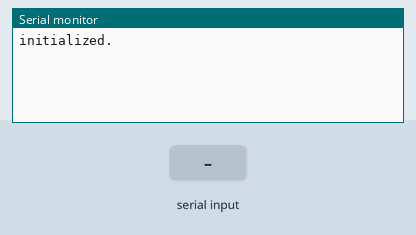
Recording of a sketch running on a simulated Arduino Uno, built with avr-gcc and run on an emulated ATmega328P. On the bench: the last lines printed to the serial monitor. The test bench sets the inputs (shaded band). The modem accepts every AT command (registered, SIM ready, sends succeed) and sends nothing else.

Above: at 1.7 s.
1.8 s: "t" received over Serial
At 2.2 s:
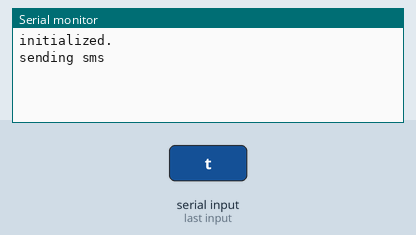
3.3 s: "t" received over the second serial link
At 5.9 s:
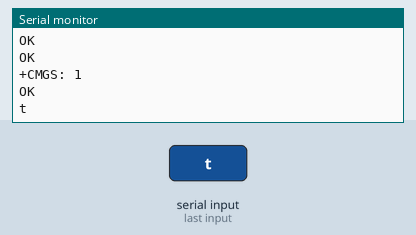
6.3 s: "1" received over the second serial link
At 6.8 s:
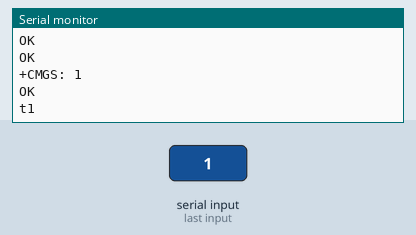

Measured:
- after the input at 1.8 s, the serial monitor: prints a new line at once (image 1)
- after the input at 3.3 s, the serial monitor: prints a new line after 2.1 s (image 2)
- after the input at 6.3 s, the serial monitor: prints a new line at once (image 3)

The sketch:

GSM_just_send_test.ino
```cpp
#include <SoftwareSerial.h>
#include <String.h>

SoftwareSerial mySerial(7, 8);

//String recipientNumber[3];
String recipientNumber[1];
char recv;

//  shohei:
//  AT+CMGS="+233241943721"
//  stephen:
//  AT+CMGS="+233274803438"
//  douglas:
//  AT+CMGS="+233245511543"
void initRecepient(){
  recipientNumber[0]="+233241943721";//shohei
//  recipientNumber[1]="+233274803438";//stephen
//  recipientNumber[2]="+233245511543";//douglas
}

void setup()
{
  mySerial.begin(19200);               // the GPRS baud rate
  Serial.begin(19200);    // the GPRS baud rate
  initRecepient();
  delay(500);
  Serial.println("initialized.");
}

void loop()
{
  //after start up the program, you can using terminal to connect the serial of gprs shield,
  //if you input 't' in the terminal, the program will execute SendTextMessage(), it will show how to send a sms message,
  //if input 'd' in the terminal, it will execute DialVoiceCall(), etc.

  if (Serial.available())
   switch(Serial.read())
   {
     case 't':
       Serial.println(F("sending sms"));
       for(int i=0;i<(sizeof(recipientNumber)/sizeof(String));i++){
         SendTextMessage(recipientNumber[i]);
         delay(3000);
       }
       break;
//     case 'd':
//       DialVoiceCall();
//       break;
//     case 'h':
//       SubmitHttpRequest();
//       break;
//     case 's':
//       Send2Pachube();
//       break;
   }
  if (mySerial.available())
    Serial.write(mySerial.read());
}

///SendTextMessage()
///this function is to send a sms message
void SendTextMessage(String phoneNumber)
{
  mySerial.print("AT+CMGF=1\r");    //Because we want to send the SMS in text mode
  delay(100);
  String command = "AT + CMGS = \""+phoneNumber+"\"";
  mySerial.println(command);//send sms message, be careful need to add a country code before the cellphone number
  delay(100);
  mySerial.println("I am sending message to multiple persons!");//the content of the message
  delay(100);
  mySerial.println();
  delay(100);
  mySerial.write(0x1A);
  delay(100);
  mySerial.println();
}

///DialVoiceCall
///this function is to dial a voice call
void DialVoiceCall()
{
  mySerial.println("ATD + +86138xxxxx615;");//dial the number
  delay(100);
  mySerial.println();
}

///SubmitHttpRequest()
///this function is submit a http request
///attention:the time of delay is very important, it must be set enough
void SubmitHttpRequest()
{
  mySerial.println("AT+CSQ");
  delay(100);

  ShowSerialData();// this code is to show the data from gprs shield, in order to easily see the process of how the gprs shield submit a http request, and the following is for this purpose too.

  mySerial.println("AT+CGATT?");
  delay(100);

  ShowSerialData();

  mySerial.println("AT+SAPBR=3,1,\"CONTYPE\",\"GPRS\"");//setting the SAPBR, the connection type is using gprs
  delay(1000);

  ShowSerialData();

  mySerial.println("AT+SAPBR=3,1,\"APN\",\"CMNET\"");//setting the APN, the second need you fill in your local apn server
  delay(4000);

  ShowSerialData();

  mySerial.println("AT+SAPBR=1,1");//setting the SAPBR, for detail you can refer to the AT command mamual
  delay(2000);

  ShowSerialData();

  mySerial.println("AT+HTTPINIT"); //init the HTTP request

  delay(2000);
  ShowSerialData();

  mySerial.println("AT+HTTPPARA=\"URL\",\"www.google.com.hk\"");// setting the httppara, the second parameter is the website you want to access
  delay(1000);

  ShowSerialData();

  mySerial.println("AT+HTTPACTION=0");//submit the request
  delay(10000);//the delay is very important, the delay time is base on the return from the website, if the return datas are very large, the time required longer.
  //while(!mySerial.available());

  ShowSerialData();

  mySerial.println("AT+HTTPREAD");// read the data from the website you access
  delay(300);

  ShowSerialData();

  mySerial.println("");
  delay(100);
}

///send2Pachube()///
///this function is to send the sensor data to the pachube, you can see the new value in the pachube after execute this function///
void Send2Pachube()
{
  mySerial.println("AT+CGATT?");
  delay(1000);

  ShowSerialData();

  mySerial.println("AT+CSTT=\"CMNET\"");//start task and setting the APN,
  delay(1000);

  ShowSerialData();

  mySerial.println("AT+CIICR");//bring up wireless connection
  delay(3000);

  ShowSerialData();

  mySerial.println("AT+CIFSR");//get local IP adress
  delay(2000);

  ShowSerialData();

  mySerial.println("AT+CIPSPRT=0");
  delay(3000);

  ShowSerialData();

  mySerial.println("AT+CIPSTART=\"tcp\",\"api.cosm.com\",\"8081\"");//start up the connection
  delay(2000);

  ShowSerialData();

  mySerial.println("AT+CIPSEND");//begin send data to remote server
  delay(4000);
  ShowSerialData();
  String humidity = "1031";//these 4 line code are imitate the real sensor data, because the demo did't add other sensor, so using 4 string variable to replace.
  String moisture = "1242";//you can replace these four variable to the real sensor data in your project
  String temperature = "30";//
  String barometer = "60.56";//
  mySerial.print("{\"method\": \"put\",\"resource\": \"/feeds/42742/\",\"params\"");//here is the feed you apply from pachube
  delay(500);
  ShowSerialData();
  mySerial.print(": {},\"headers\": {\"X-PachubeApiKey\":");//in here, you should replace your pachubeapikey
  delay(500);
  ShowSerialData();
  mySerial.print(" \"_cXwr5LE8qW4a296O-cDwOUvfddFer5pGmaRigPsiO0");//pachubeapikey
  delay(500);
  ShowSerialData();
  mySerial.print("jEB9OjK-W6vej56j9ItaSlIac-hgbQjxExuveD95yc8BttXc");//pachubeapikey
  delay(500);
  ShowSerialData();
  mySerial.print("Z7_seZqLVjeCOmNbEXUva45t6FL8AxOcuNSsQS\"},\"body\":");
  delay(500);
  ShowSerialData();
  mySerial.print(" {\"version\": \"1.0.0\",\"datastreams\": ");
  delay(500);
  ShowSerialData();
  mySerial.println("[{\"id\": \"01\",\"current_value\": \"" + barometer + "\"},");
  delay(500);
  ShowSerialData();
  mySerial.println("{\"id\": \"02\",\"current_value\": \"" + humidity + "\"},");
  delay(500);
  ShowSerialData();
  mySerial.println("{\"id\": \"03\",\"current_value\": \"" + moisture + "\"},");
  delay(500);
  ShowSerialData();
  mySerial.println("{\"id\": \"04\",\"current_value\": \"" + temperature + "\"}]},\"token\": \"lee\"}");

  delay(500);
  ShowSerialData();

  mySerial.println((char)26);//sending
  delay(5000);//waitting for reply, important! the time is base on the condition of internet
  mySerial.println();

  ShowSerialData();

  mySerial.println("AT+CIPCLOSE");//close the connection
  delay(100);
  ShowSerialData();
}

void ShowSerialData()
{
  while(mySerial.available()!=0)
    Serial.write(mySerial.read());
}
```
